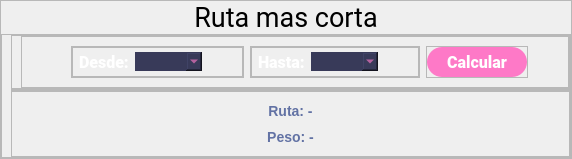
               <widget class="QWidget" name="route_page">
                <layout class="QVBoxLayout" name="verticalLayout_7" stretch="0">
                 <property name="spacing">
                  <number>0</number>
                 </property>
                 <property name="leftMargin">
                  <number>0</number>
                 </property>
                 <property name="topMargin">
                  <number>0</number>
                 </property>
                 <property name="rightMargin">
                  <number>0</number>
                 </property>
                 <property name="bottomMargin">
                  <number>0</number>
                 </property>
                 <item>
                  <widget class="QFrame" name="route_frame">
                   <property name="frameShape">
                    <enum>QFrame::StyledPanel</enum>
                   </property>
                   <property name="frameShadow">
                    <enum>QFrame::Raised</enum>
                   </property>
                   <layout class="QVBoxLayout" name="verticalLayout_11" stretch="1,9">
                    <property name="spacing">
                     <number>0</number>
                    </property>
                    <property name="leftMargin">
                     <number>0</number>
                    </property>
                    <property name="topMargin">
                     <number>0</number>
                    </property>
                    <property name="rightMargin">
                     <number>0</number>
                    </property>
                    <property name="bottomMargin">
                     <number>0</number>
                    </property>
                    <item>
                     <widget class="QLabel" name="label_4">
                      <property name="font">
                       <font>
                        <family>Roboto</family>
                        <pointsize>20</pointsize>
                       </font>
                      </property>
                      <property name="cursor">
                       <cursorShape>ArrowCursor</cursorShape>
                      </property>
                      <property name="text">
                       <string>Ruta mas corta</string>
                      </property>
                      <property name="alignment">
                       <set>Qt::AlignCenter</set>
                      </property>
                     </widget>
                    </item>
                    <item>
                     <widget class="QFrame" name="route_container">
                      <property name="frameShape">
                       <enum>QFrame::StyledPanel</enum>
                      </property>
                      <property name="frameShadow">
                       <enum>QFrame::Raised</enum>
                      </property>
                      <layout class="QVBoxLayout" name="verticalLayout_12" stretch="0,10,0">
                       <property name="spacing">
                        <number>0</number>
                       </property>
                       <property name="topMargin">
                        <number>0</number>
                       </property>
                       <property name="rightMargin">
                        <number>0</number>
                       </property>
                       <property name="bottomMargin">
                        <number>0</number>
                       </property>
                       <item>
                        <widget class="QFrame" name="form_container_frame">
                         <property name="sizePolicy">
                          <sizepolicy hsizetype="Preferred" vsizetype="Preferred">
                           <horstretch>0</horstretch>
                           <verstretch>0</verstretch>
                          </sizepolicy>
                         </property>
                         <property name="styleSheet">
                          <string notr="true">QLineEdit{
	border:0;
	font-size: 14px;
	background-color: rgb(56, 58, 89);
	font-family: Roboto;
	color: rgb(254, 121, 199);
}

QLabel {
	color: rgb(255, 255, 255);
}

QComboBox{
	border:0;
	font-size: 14px;
	background-color: rgb(56, 58, 89);
	font-family: Roboto;
	color: rgb(254, 121, 199);
}

QPushButton{
	background-color: rgb(254, 121, 199);
	color:#fff;
	border: none;
 	border-radius: 15px;
    font-weight: Bold;
	font-family: Roboto Black;
	min-width: 100px;
	min-height: 30px;
	cursor: pointer;
}

QPushButton:hover{
	background-color: rgb(214,101,169);
	color: rgb(255, 255, 255);
	border-radius: 15px;
	font-weight: Bold
}</string>
                         </property>
                         <property name="frameShape">
                          <enum>QFrame::StyledPanel</enum>
                         </property>
                         <property name="frameShadow">
                          <enum>QFrame::Raised</enum>
                         </property>
                         <layout class="QHBoxLayout" name="horizontalLayout_5">
                          <property name="spacing">
                           <number>0</number>
                          </property>
                          <property name="topMargin">
                           <number>0</number>
                          </property>
                          <property name="rightMargin">
                           <number>0</number>
                          </property>
                          <property name="bottomMargin">
                           <number>0</number>
                          </property>
                          <item>
                           <widget class="QFrame" name="form_frame">
                            <property name="styleSheet">
                             <string notr="true">QLabel {
	padding: 2px;
}</string>
                            </property>
                            <property name="frameShape">
                             <enum>QFrame::StyledPanel</enum>
                            </property>
                            <property name="frameShadow">
                             <enum>QFrame::Raised</enum>
                            </property>
                            <layout class="QHBoxLayout" name="horizontalLayout_9">
                             <item>
                              <spacer name="horizontalSpacer_3">
                               <property name="orientation">
                                <enum>Qt::Horizontal</enum>
                               </property>
                               <property name="sizeHint" stdset="0">
                                <size>
                                 <width>40</width>
                                 <height>20</height>
                                </size>
                               </property>
                              </spacer>
                             </item>
                             <item>
                              <widget class="QFrame" name="from_frame">
                               <property name="frameShape">
                                <enum>QFrame::StyledPanel</enum>
                               </property>
                               <property name="frameShadow">
                                <enum>QFrame::Raised</enum>
                               </property>
                               <layout class="QVBoxLayout" name="verticalLayout_8">
                                <property name="spacing">
                                 <number>0</number>
                                </property>
                                <property name="leftMargin">
                                 <number>0</number>
                                </property>
                                <property name="topMargin">
                                 <number>0</number>
                                </property>
                                <property name="rightMargin">
                                 <number>0</number>
                                </property>
                                <property name="bottomMargin">
                                 <number>0</number>
                                </property>
                                <item>
                                 <widget class="QFrame" name="label_frame">
                                  <property name="frameShape">
                                   <enum>QFrame::StyledPanel</enum>
                                  </property>
                                  <property name="frameShadow">
                                   <enum>QFrame::Raised</enum>
                                  </property>
                                  <layout class="QHBoxLayout" name="horizontalLayout_6" stretch="0,0,0">
                                   <property name="spacing">
                                    <number>0</number>
                                   </property>
                                   <property name="leftMargin">
                                    <number>0</number>
                                   </property>
                                   <property name="topMargin">
                                    <number>0</number>
                                   </property>
                                   <property name="rightMargin">
                                    <number>0</number>
                                   </property>
                                   <property name="bottomMargin">
                                    <number>0</number>
                                   </property>
                                   <item>
                                    <widget class="QLabel" name="label_6">
                                     <property name="font">
                                      <font>
                                       <family>Roboto Black</family>
                                       <pointsize>12</pointsize>
                                      </font>
                                     </property>
                                     <property name="text">
                                      <string>Desde:</string>
                                     </property>
                                    </widget>
                                   </item>
                                   <item>
                                    <widget class="QComboBox" name="from_option">
                                     <property name="sizePolicy">
                                      <sizepolicy hsizetype="Fixed" vsizetype="Fixed">
                                       <horstretch>0</horstretch>
                                       <verstretch>0</verstretch>
                                      </sizepolicy>
                                     </property>
                                     <property name="minimumSize">
                                      <size>
                                       <width>60</width>
                                       <height>0</height>
                                      </size>
                                     </property>
                                    </widget>
                                   </item>
                                   <item>
                                    <spacer name="horizontalSpacer_5">
                                     <property name="orientation">
                                      <enum>Qt::Horizontal</enum>
                                     </property>
                                     <property name="sizeHint" stdset="0">
                                      <size>
                                       <width>40</width>
                                       <height>20</height>
                                      </size>
                                     </property>
                                    </spacer>
                                   </item>
                                  </layout>
                                 </widget>
                                </item>
                               </layout>
                              </widget>
                             </item>
                             <item>
                              <widget class="QFrame" name="to_frame">
                               <property name="frameShape">
                                <enum>QFrame::StyledPanel</enum>
                               </property>
                               <property name="frameShadow">
                                <enum>QFrame::Raised</enum>
                               </property>
                               <layout class="QVBoxLayout" name="verticalLayout_9">
                                <property name="spacing">
                                 <number>0</number>
                                </property>
                                <property name="leftMargin">
                                 <number>0</number>
                                </property>
                                <property name="topMargin">
                                 <number>0</number>
                                </property>
                                <property name="rightMargin">
                                 <number>0</number>
                                </property>
                                <property name="bottomMargin">
                                 <number>0</number>
                                </property>
                                <item>
                                 <widget class="QFrame" name="label_frame_2">
                                  <property name="frameShape">
                                   <enum>QFrame::StyledPanel</enum>
                                  </property>
                                  <property name="frameShadow">
                                   <enum>QFrame::Raised</enum>
                                  </property>
                                  <layout class="QHBoxLayout" name="horizontalLayout_7">
                                   <property name="spacing">
                                    <number>0</number>
                                   </property>
                                   <property name="leftMargin">
                                    <number>0</number>
                                   </property>
                                   <property name="topMargin">
                                    <number>0</number>
                                   </property>
                                   <property name="rightMargin">
                                    <number>0</number>
                                   </property>
                                   <property name="bottomMargin">
                                    <number>0</number>
                                   </property>
                                   <item>
                                    <widget class="QLabel" name="label_7">
                                     <property name="font">
                                      <font>
                                       <family>Roboto Black</family>
                                       <pointsize>12</pointsize>
                                      </font>
                                     </property>
                                     <property name="text">
                                      <string>Hasta:</string>
                                     </property>
                                    </widget>
                                   </item>
                                   <item>
                                    <widget class="QComboBox" name="to_option">
                                     <property name="sizePolicy">
                                      <sizepolicy hsizetype="Fixed" vsizetype="Fixed">
                                       <horstretch>0</horstretch>
                                       <verstretch>0</verstretch>
                                      </sizepolicy>
                                     </property>
                                     <property name="minimumSize">
                                      <size>
                                       <width>60</width>
                                       <height>0</height>
                                      </size>
                                     </property>
                                    </widget>
                                   </item>
                                   <item>
                                    <spacer name="horizontalSpacer_4">
                                     <property name="orientation">
                                      <enum>Qt::Horizontal</enum>
                                     </property>
                                     <property name="sizeHint" stdset="0">
                                      <size>
                                       <width>40</width>
                                       <height>20</height>
                                      </size>
                                     </property>
                                    </spacer>
                                   </item>
                                  </layout>
                                 </widget>
                                </item>
                               </layout>
                              </widget>
                             </item>
                             <item>
                              <widget class="QFrame" name="frame">
                               <property name="frameShape">
                                <enum>QFrame::StyledPanel</enum>
                               </property>
                               <property name="frameShadow">
                                <enum>QFrame::Raised</enum>
                               </property>
                               <layout class="QVBoxLayout" name="verticalLayout_10">
                                <property name="spacing">
                                 <number>0</number>
                                </property>
                                <property name="leftMargin">
                                 <number>0</number>
                                </property>
                                <property name="topMargin">
                                 <number>0</number>
                                </property>
                                <property name="rightMargin">
                                 <number>0</number>
                                </property>
                                <property name="bottomMargin">
                                 <number>0</number>
                                </property>
                                <item>
                                 <widget class="QPushButton" name="btn_calculate">
                                  <property name="font">
                                   <font>
                                    <family>Roboto Black</family>
                                    <pointsize>12</pointsize>
                                    <weight>75</weight>
                                    <bold>true</bold>
                                   </font>
                                  </property>
                                  <property name="cursor">
                                   <cursorShape>PointingHandCursor</cursorShape>
                                  </property>
                                  <property name="text">
                                   <string>Calcular</string>
                                  </property>
                                 </widget>
                                </item>
                               </layout>
                              </widget>
                             </item>
                             <item>
                              <spacer name="horizontalSpacer_2">
                               <property name="orientation">
                                <enum>Qt::Horizontal</enum>
                               </property>
                               <property name="sizeHint" stdset="0">
                                <size>
                                 <width>31</width>
                                 <height>20</height>
                                </size>
                               </property>
                              </spacer>
                             </item>
                            </layout>
                           </widget>
                          </item>
                         </layout>
                        </widget>
                       </item>
                       <item>
                        <widget class="QFrame" name="img_container">
                         <property name="frameShape">
                          <enum>QFrame::StyledPanel</enum>
                         </property>
                         <property name="frameShadow">
                          <enum>QFrame::Raised</enum>
                         </property>
                         <layout class="QVBoxLayout" name="verticalLayout_13">
                          <property name="spacing">
                           <number>0</number>
                          </property>
                          <property name="leftMargin">
                           <number>90</number>
                          </property>
                          <property name="topMargin">
                           <number>0</number>
                          </property>
                          <property name="rightMargin">
                           <number>90</number>
                          </property>
                          <property name="bottomMargin">
                           <number>0</number>
                          </property>
                          <item>
                           <layout class="QVBoxLayout" name="route_img">
                            <property name="spacing">
                             <number>0</number>
                            </property>
                            <property name="leftMargin">
                             <number>0</number>
                            </property>
                            <property name="topMargin">
                             <number>0</number>
                            </property>
                            <property name="rightMargin">
                             <number>0</number>
                            </property>
                            <property name="bottomMargin">
                             <number>0</number>
                            </property>
                           </layout>
                          </item>
                         </layout>
                        </widget>
                       </item>
                       <item>
                        <widget class="QFrame" name="route_info">
                         <property name="styleSheet">
                          <string notr="true">QLabel {
	color: rgb(98, 114, 164);
	font-size: 14px;
	padding: 2px;
	font-weight: bold;
}</string>
                         </property>
                         <property name="frameShape">
                          <enum>QFrame::StyledPanel</enum>
                         </property>
                         <property name="frameShadow">
                          <enum>QFrame::Raised</enum>
                         </property>
                         <layout class="QVBoxLayout" name="verticalLayout_14">
                          <item>
                           <widget class="QLabel" name="route_label">
                            <property name="text">
                             <string>Ruta: -</string>
                            </property>
                            <property name="alignment">
                             <set>Qt::AlignCenter</set>
                            </property>
                           </widget>
                          </item>
                          <item>
                           <widget class="QLabel" name="weight_label">
                            <property name="text">
                             <string>Peso: -</string>
                            </property>
                            <property name="alignment">
                             <set>Qt::AlignCenter</set>
                            </property>
                           </widget>
                          </item>
                         </layout>
                        </widget>
                       </item>
                      </layout>
                     </widget>
                    </item>
                   </layout>
                  </widget>
                 </item>
                </layout>
               </widget>
